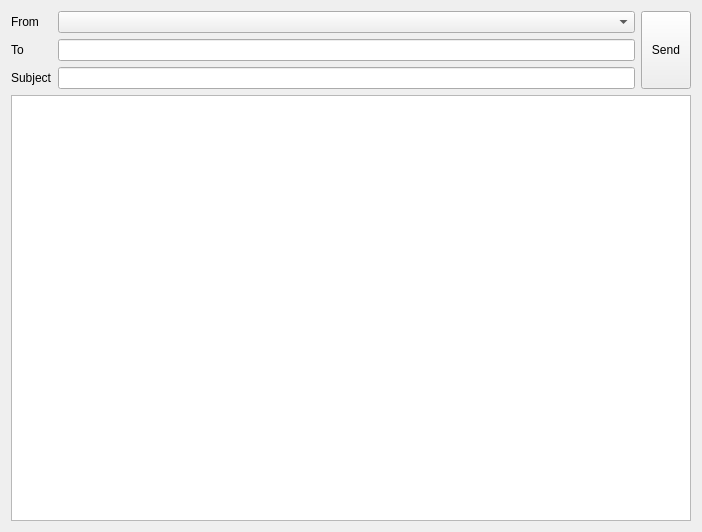
<?xml version="1.0" encoding="UTF-8"?>
<ui version="4.0">
 <class>DlgEmail</class>
 <widget class="QDialog" name="DlgEmail">
  <property name="geometry">
   <rect>
    <x>0</x>
    <y>0</y>
    <width>702</width>
    <height>532</height>
   </rect>
  </property>
  <property name="windowTitle">
   <string>Dialog</string>
  </property>
  <layout class="QGridLayout" name="gridLayout">
   <item row="0" column="0">
    <widget class="QLabel" name="label_3">
     <property name="text">
      <string>From</string>
     </property>
    </widget>
   </item>
   <item row="1" column="0">
    <widget class="QLabel" name="label">
     <property name="text">
      <string>To</string>
     </property>
    </widget>
   </item>
   <item row="0" column="1">
    <widget class="QComboBox" name="cbFrom"/>
   </item>
   <item row="2" column="0">
    <widget class="QLabel" name="label_2">
     <property name="text">
      <string>Subject</string>
     </property>
    </widget>
   </item>
   <item row="1" column="1">
    <widget class="QLineEdit" name="leTo"/>
   </item>
   <item row="2" column="1">
    <widget class="QLineEdit" name="leSubject"/>
   </item>
   <item row="0" column="2" rowspan="3">
    <widget class="QToolButton" name="btnSend">
     <property name="sizePolicy">
      <sizepolicy hsizetype="Minimum" vsizetype="Minimum">
       <horstretch>0</horstretch>
       <verstretch>0</verstretch>
      </sizepolicy>
     </property>
     <property name="minimumSize">
      <size>
       <width>50</width>
       <height>50</height>
      </size>
     </property>
     <property name="text">
      <string>Send</string>
     </property>
     <property name="icon">
      <iconset resource="res.qrc">
       <normaloff>:/images/paper-plane.png</normaloff>:/images/paper-plane.png</iconset>
     </property>
     <property name="iconSize">
      <size>
       <width>32</width>
       <height>32</height>
      </size>
     </property>
     <property name="toolButtonStyle">
      <enum>Qt::ToolButtonTextUnderIcon</enum>
     </property>
    </widget>
   </item>
   <item row="3" column="0" colspan="3">
    <widget class="QPlainTextEdit" name="ptBody"/>
   </item>
  </layout>
 </widget>
 <resources>
  <include location="res.qrc"/>
 </resources>
 <connections/>
</ui>
